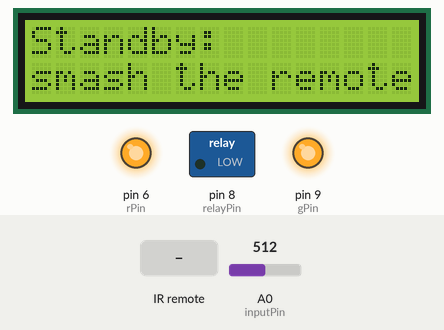
This sketch was run on a simulated Arduino Uno, built with avr-gcc and run on an emulated ATmega328P. On the bench: 16×2 character LCD, switched loads named in the sketch (green lamp = pin HIGH), output pins drawn as LEDs (lit = HIGH). The inputs (shaded band) are chosen by the test bench; at power-on: A0 (inputPin) = 512. Pins used as bus, display or sensor lines are not drawn; what the sketch prints to the serial monitor is not drawn.

Above: at 2.7 s.
2.8 s: infrared code 0xFF4AB5 received
At 4.0 s:
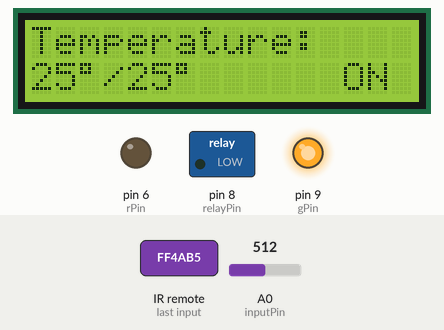
4.4 s: infrared code 0xFF5AA5 received
At 5.2 s:
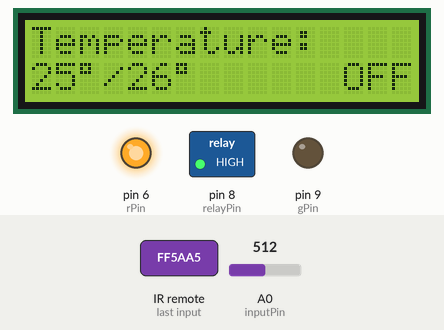
6.0 s: infrared code 0xFF38C7 received
At 7.0 s:
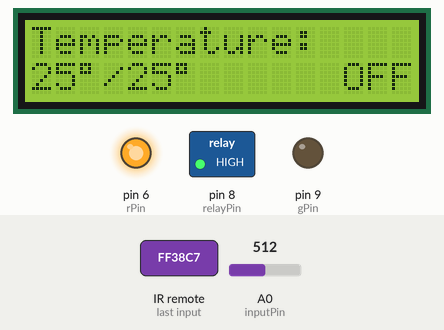
Timing chart, 0 to 9.0 s (numbered marks = the images above; inputs shaded):
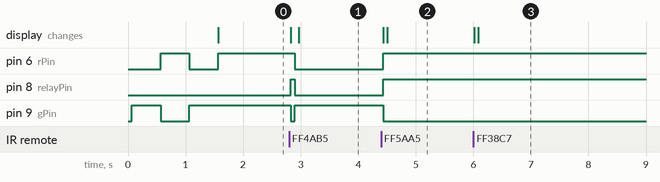

Measured:
- after the input at 2.8 s, pin 6 (rPin): HIGH → LOW after 0.10 s; pin 8 (relayPin): LOW → HIGH at once, → LOW 0.07 s later; pin 9 (gPin): HIGH → LOW at once, → HIGH 0.07 s later; the display: first changes at once (image 1 shows a later state)
- after the input at 4.4 s, pin 6 (rPin), pin 8 (relayPin): LOW → HIGH at once; pin 9 (gPin): HIGH → LOW at once; the display: first changes at once (image 2 shows a later state)
- after the input at 6.0 s, the display: first changes at once (image 3 shows a later state)

The sketch:

Temp_IR_LCD_Relay_Control.ino
```cpp
/*
By Michael Nuro Spetås
Michael.Nuro.Spetas@gmail.com

Feel free to use and modify
*/


#include <IRremote.h>
#include <LiquidCrystal.h>

// Define the number of samples to keep track of. Higher number equals more smoothing
// .. But it takes more time to display the average temperature.
const int numReadings = 16;

int readings[numReadings];      // the readings from the analog input
int index = 0;                  // the index of the current reading
int total = 0;                  // the running total
int average = 0;                 // the average

byte setTemp = 25;               // temperature when the relay turns on
const byte hysterese = 3.5;      // hysterese

const byte RECV_PIN = 10;
const byte relayPin = 8;         // pin conntected to the relay
const byte rPin = 6;             // pin connected to the red LED
const byte gPin = 9;             // pin connected to the green LED
const byte inputPin = A0;

int tempAdj;                     // temperature adjusted after a voltage drop of 40mV
int temp;

IRrecv irrecv(RECV_PIN);
decode_results results;

LiquidCrystal lcd(12, 11, 5, 4, 3, 2);
const byte lcdPin = 7;

void setup()
{
  Serial.begin(9600);            // serial communication with the computer for debugging
  pinMode(rPin, OUTPUT);         // declaring the pins as outputs, default is input
  pinMode(gPin, OUTPUT);
  pinMode(relayPin, OUTPUT);
  pinMode(lcdPin, OUTPUT);
  digitalWrite(lcdPin, OUTPUT);
  lcd.begin(16, 2);
  lcd.print("Calibrating sensor");
  digitalWrite(rPin, LOW);
  digitalWrite(gPin, HIGH);
  delay(500);
  digitalWrite(gPin, LOW);      // Blinking while waiting for the sensor to calibrate
  digitalWrite(rPin, HIGH);
  delay(500);
  digitalWrite(rPin, LOW);
  digitalWrite(gPin, HIGH);
  delay(500);
  digitalWrite(gPin, HIGH);
  digitalWrite(rPin, HIGH);
  lcd.clear();
  lcd.setCursor(0, 0);
  lcd.print("Standby:");
  lcd.setCursor(0, 1);
  lcd.print("smash the remote");


  irrecv.enableIRIn();          // Start the receiver

  // initialize all the readings to 0:
  for (int thisReading = 0; thisReading < numReadings; thisReading++)
    readings[thisReading] = 0;
}

void loop() {
  total= total - readings[index];           // subtract the last reading:
  readings[index] = analogRead(inputPin);   // read from the sensor:
  total= total + readings[index];           // add the reading to the total
  index = index + 1;                        // continue to the next reading
  if (index >= numReadings)                 // if we're at the end
    index = 0;                              // start over again
  average = total / numReadings;            // calculating the average:
  temp = (5.0 * average * 100.0) / 1024;
  Serial.println(temp);
  Serial.print("\t");
  // temperature printing moved, due to a small voltage drop when the fan is
  // if there was no voltage drop then all lcd printing should be done here
  delay(50);        // delay in between reads for stability
  if (irrecv.decode(&results)) {
      if (results.value == 0xFF5AA5) // if #6 on remote is pressed
      {
        setTemp = setTemp + 1;     // increase setTemp by 1
        lcd.clear();
        lcd.setCursor(3, 1);
        lcd.print("/");
        lcd.setCursor(4, 1);
        lcd.print(setTemp);
        Serial.println("increasing setTemp");
        if (setTemp > 35)          // if setTemp becomes larger than 35
        {
          setTemp = 35;             // then set it back to 35
        }
      }
      if (results.value == 0xFF38C7) // #5 on remote
      {
        setTemp = setTemp - 1;      // decrease setTemp by 1
        lcd.clear();
        lcd.setCursor(3, 1);
        lcd.print("/");
        lcd.setCursor(4, 1);
        lcd.print(setTemp);
        Serial.println("decreasing setTemp");
        if (setTemp < 20)          // if setTemp becomes smaller than 20
        {
          setTemp = 20;             // then set it back to 20
        }
      }
      if (results.value == 0xFF52AD || temp >= setTemp) // #9 on remote
      {
        digitalWrite(relayPin, HIGH);    // fan is connected normally closed (NC)
        digitalWrite(rPin, HIGH);
        digitalWrite(gPin, LOW);
        lcd.clear();
        lcd.begin(16, 2);
        lcd.print("Temperature:");
        lcd.setCursor(0, 1);
        lcd.print(temp);
        lcd.setCursor(2, 1);
        lcd.print((char)223);
        lcd.setCursor(6, 1);
        lcd.print((char)223);
        lcd.setCursor(13, 1);
        lcd.println("OFF");
        lcd.setCursor(3, 1);
        lcd.print("/");
        lcd.setCursor(4, 1);
        lcd.print(setTemp);
        Serial.print("off");

      }
      if (results.value == 0xFF4AB5 || temp - hysterese <= setTemp ) // #8 on remote
      {
        digitalWrite(relayPin, LOW);      // fan is connected normally closed (NC)
        digitalWrite(rPin, LOW);
        digitalWrite(gPin, HIGH);
        lcd.clear();
        lcd.begin(16, 2);
        lcd.print("Temperature:");
        lcd.setCursor(0, 1);
        tempAdj = temp + 4;
        lcd.print(tempAdj);
        lcd.setCursor(2, 1);
        lcd.print((char)223);
        lcd.setCursor(6, 1);
        lcd.print((char)223);
        lcd.setCursor(13, 1);
        lcd.println("ON ");
        lcd.setCursor(3, 1);
        lcd.print("/");
        lcd.setCursor(4, 1);
        lcd.print(setTemp);
        Serial.print("on");
      }
    irrecv.resume(); // Receive the next value
 }
}
```
